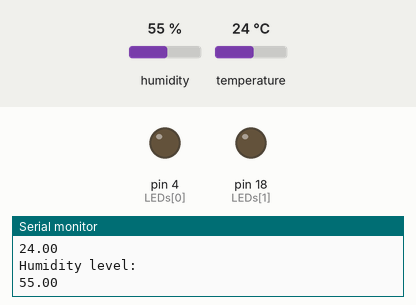
This sketch was run on a simulated Arduino Mega 2560, built with avr-gcc and run on an emulated ATmega2560. On the bench: output pins drawn as LEDs (lit = HIGH), the last lines printed to the serial monitor. The test bench sets the inputs (shaded band); at power-on: humidity 55 %, temperature 24 °C.

Above: at 2.8 s.
2.9 s: humidity set to 89 %
5.6 s: humidity set to 92 %
At 6.4 s:
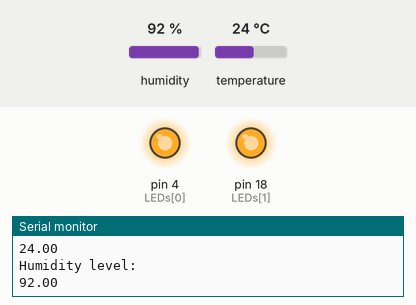
8.3 s: humidity set to 22 %
At 11.2 s:
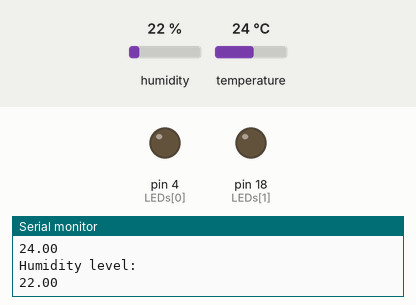
11.6 s: humidity set to 91 %
At 12.4 s:
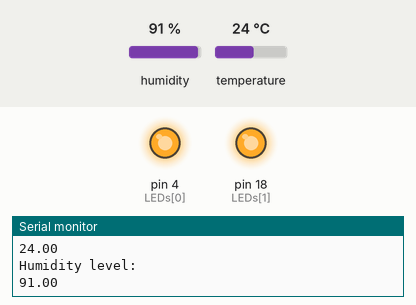
Timing chart, 0 to 14.6 s (numbered marks = the images above; inputs shaded):
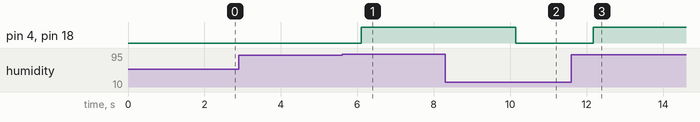

The sketch:

Ard3.ino
```cpp
#include <DHT.h>
#define DHTPIN 23  //pin digital, sensor de señal
#define DHTTYPE DHT11 //modelo a usar lol

#define temp_limit 26
#define hum_limit 90

DHT dht(DHTPIN, DHTTYPE); //requisitos de la librería

int LEDs[] = {4, 18};
int numLed = 2;

void setup() {
  // put your setup code here, to run once:
  for (int i = 0; i < numLed; i++) {
    pinMode(LEDs[i], OUTPUT);
  }

  Serial.begin(9600);
  Serial.print("Sensor test");
  dht.begin();
}

void loop() {
  // put your main code here, to run repeatedly:
  Serial.println("Temperature level: ");
  Serial.println(dht.readTemperature());

  Serial.println("Humidity level: ");
  Serial.println(dht.readHumidity());

  float hum = dht.readHumidity();
  float temp = dht.readTemperature();

  if (temp > temp_limit || hum > hum_limit) {
    digitalWrite(LEDs[0], HIGH);
    digitalWrite(LEDs[1], HIGH);
  } else {
    digitalWrite(LEDs[0], LOW);
    digitalWrite(LEDs[1], LOW);
  }

  delay(2000);
}
```

Measured:
- the behaviour switches between 90 and 91 % on humidity (found by bisection; images 0 and 1)
- after the input at 5.6 s, pin 4 (LEDs[0]), pin 18 (LEDs[1]): LOW → HIGH after 0.50 s
- after the input at 8.3 s, pin 4 (LEDs[0]), pin 18 (LEDs[1]): HIGH → LOW after 1.8 s
- after the input at 11.6 s, pin 4 (LEDs[0]), pin 18 (LEDs[1]): LOW → HIGH after 0.57 s
